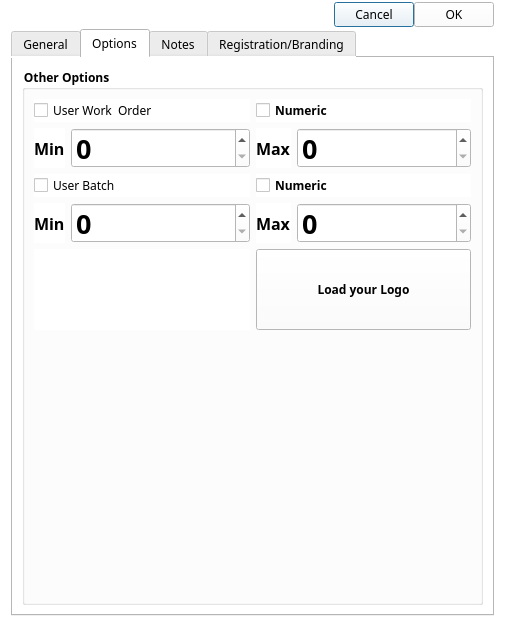
<?xml version="1.0" encoding="UTF-8"?>
<ui version="4.0">
 <class>CustomerSettings</class>
 <widget class="QDialog" name="CustomerSettings">
  <property name="geometry">
   <rect>
    <x>0</x>
    <y>0</y>
    <width>505</width>
    <height>620</height>
   </rect>
  </property>
  <property name="minimumSize">
   <size>
    <width>505</width>
    <height>520</height>
   </size>
  </property>
  <property name="font">
   <font>
    <family>Century Gothic</family>
    <pointsize>9</pointsize>
   </font>
  </property>
  <property name="windowTitle">
   <string>Customer Settings</string>
  </property>
  <property name="windowIcon">
   <iconset>
    <normaloff>images/kabtrak.ico</normaloff>images/kabtrak.ico</iconset>
  </property>
  <property name="styleSheet">
   <string notr="true">background-color: rgb(255, 255, 255);</string>
  </property>
  <property name="modal">
   <bool>true</bool>
  </property>
  <layout class="QGridLayout" name="gridLayout">
   <property name="topMargin">
    <number>2</number>
   </property>
   <property name="bottomMargin">
    <number>2</number>
   </property>
   <property name="verticalSpacing">
    <number>2</number>
   </property>
   <item row="0" column="0">
    <layout class="QHBoxLayout" name="horizontalLayout">
     <item>
      <spacer name="horizontalSpacer">
       <property name="orientation">
        <enum>Qt::Horizontal</enum>
       </property>
       <property name="sizeHint" stdset="0">
        <size>
         <width>40</width>
         <height>20</height>
        </size>
       </property>
      </spacer>
     </item>
     <item>
      <widget class="QPushButton" name="btnCancel">
       <property name="font">
        <font>
         <family>Century Gothic</family>
         <pointsize>9</pointsize>
        </font>
       </property>
       <property name="text">
        <string>Cancel</string>
       </property>
      </widget>
     </item>
     <item>
      <widget class="QPushButton" name="btnOK">
       <property name="font">
        <font>
         <family>Century Gothic</family>
         <pointsize>9</pointsize>
        </font>
       </property>
       <property name="text">
        <string>OK</string>
       </property>
      </widget>
     </item>
    </layout>
   </item>
   <item row="2" column="0">
    <widget class="QWidget" name="keybrd" native="true"/>
   </item>
   <item row="1" column="0">
    <widget class="QTabWidget" name="tabWidget">
     <property name="font">
      <font>
       <family>Century Gothic</family>
       <pointsize>9</pointsize>
      </font>
     </property>
     <property name="focusPolicy">
      <enum>Qt::NoFocus</enum>
     </property>
     <property name="autoFillBackground">
      <bool>false</bool>
     </property>
     <property name="currentIndex">
      <number>1</number>
     </property>
     <property name="iconSize">
      <size>
       <width>32</width>
       <height>32</height>
      </size>
     </property>
     <property name="usesScrollButtons">
      <bool>false</bool>
     </property>
     <widget class="QWidget" name="tabGeneral">
      <property name="sizePolicy">
       <sizepolicy hsizetype="Preferred" vsizetype="Fixed">
        <horstretch>0</horstretch>
        <verstretch>0</verstretch>
       </sizepolicy>
      </property>
      <attribute name="icon">
       <iconset resource="resources.qrc">
        <normaloff>:/images/images/connection_svg.svg</normaloff>:/images/images/connection_svg.svg</iconset>
      </attribute>
      <attribute name="title">
       <string>General</string>
      </attribute>
      <layout class="QGridLayout" name="gridLayout_2">
       <property name="topMargin">
        <number>2</number>
       </property>
       <property name="bottomMargin">
        <number>2</number>
       </property>
       <property name="verticalSpacing">
        <number>2</number>
       </property>
       <item row="0" column="0">
        <layout class="QVBoxLayout" name="verticalLayout">
         <item>
          <widget class="QLabel" name="lblCompanyName">
           <property name="font">
            <font>
             <family>Century Gothic</family>
             <pointsize>9</pointsize>
             <weight>75</weight>
             <bold>true</bold>
            </font>
           </property>
           <property name="text">
            <string>Company Name:</string>
           </property>
          </widget>
         </item>
         <item>
          <widget class="QLineEdit" name="edtCompanyName">
           <property name="sizePolicy">
            <sizepolicy hsizetype="Expanding" vsizetype="Fixed">
             <horstretch>0</horstretch>
             <verstretch>0</verstretch>
            </sizepolicy>
           </property>
           <property name="minimumSize">
            <size>
             <width>0</width>
             <height>25</height>
            </size>
           </property>
           <property name="maximumSize">
            <size>
             <width>16777215</width>
             <height>25</height>
            </size>
           </property>
           <property name="font">
            <font>
             <family>Century Gothic</family>
             <pointsize>9</pointsize>
            </font>
           </property>
          </widget>
         </item>
         <item>
          <widget class="QLabel" name="lblAddress">
           <property name="font">
            <font>
             <family>Century Gothic</family>
             <pointsize>9</pointsize>
             <weight>75</weight>
             <bold>true</bold>
            </font>
           </property>
           <property name="text">
            <string>Address:</string>
           </property>
          </widget>
         </item>
         <item>
          <widget class="QLineEdit" name="edtAddress1">
           <property name="sizePolicy">
            <sizepolicy hsizetype="Expanding" vsizetype="Fixed">
             <horstretch>0</horstretch>
             <verstretch>0</verstretch>
            </sizepolicy>
           </property>
           <property name="minimumSize">
            <size>
             <width>0</width>
             <height>25</height>
            </size>
           </property>
           <property name="maximumSize">
            <size>
             <width>16777215</width>
             <height>25</height>
            </size>
           </property>
           <property name="font">
            <font>
             <family>Century Gothic</family>
             <pointsize>9</pointsize>
            </font>
           </property>
           <property name="frame">
            <bool>false</bool>
           </property>
           <property name="placeholderText">
            <string>Address line 1</string>
           </property>
          </widget>
         </item>
         <item>
          <widget class="QLineEdit" name="edtAddress2">
           <property name="sizePolicy">
            <sizepolicy hsizetype="Expanding" vsizetype="Fixed">
             <horstretch>0</horstretch>
             <verstretch>0</verstretch>
            </sizepolicy>
           </property>
           <property name="minimumSize">
            <size>
             <width>0</width>
             <height>25</height>
            </size>
           </property>
           <property name="maximumSize">
            <size>
             <width>16777215</width>
             <height>25</height>
            </size>
           </property>
           <property name="font">
            <font>
             <family>Century Gothic</family>
             <pointsize>9</pointsize>
            </font>
           </property>
           <property name="styleSheet">
            <string notr="true">border-left-color: rgb(0, 0, 0);
border-top-color: rgb(255, 255, 255);
border-right-color: rgb(0, 0, 0);</string>
           </property>
           <property name="frame">
            <bool>false</bool>
           </property>
           <property name="placeholderText">
            <string>Address line 2</string>
           </property>
           <property name="clearButtonEnabled">
            <bool>false</bool>
           </property>
          </widget>
         </item>
         <item>
          <widget class="QLineEdit" name="edtAddress3">
           <property name="sizePolicy">
            <sizepolicy hsizetype="Expanding" vsizetype="Fixed">
             <horstretch>0</horstretch>
             <verstretch>0</verstretch>
            </sizepolicy>
           </property>
           <property name="minimumSize">
            <size>
             <width>0</width>
             <height>25</height>
            </size>
           </property>
           <property name="maximumSize">
            <size>
             <width>16777215</width>
             <height>25</height>
            </size>
           </property>
           <property name="font">
            <font>
             <family>Century Gothic</family>
             <pointsize>9</pointsize>
            </font>
           </property>
           <property name="frame">
            <bool>false</bool>
           </property>
           <property name="placeholderText">
            <string>Address line 3</string>
           </property>
          </widget>
         </item>
         <item>
          <widget class="QLabel" name="lblContactPerson">
           <property name="font">
            <font>
             <family>Century Gothic</family>
             <pointsize>9</pointsize>
             <weight>75</weight>
             <bold>true</bold>
            </font>
           </property>
           <property name="text">
            <string>Contact Person:</string>
           </property>
          </widget>
         </item>
         <item>
          <widget class="QLineEdit" name="edtContactPerson">
           <property name="sizePolicy">
            <sizepolicy hsizetype="Expanding" vsizetype="Fixed">
             <horstretch>0</horstretch>
             <verstretch>0</verstretch>
            </sizepolicy>
           </property>
           <property name="minimumSize">
            <size>
             <width>0</width>
             <height>25</height>
            </size>
           </property>
           <property name="maximumSize">
            <size>
             <width>16777215</width>
             <height>25</height>
            </size>
           </property>
           <property name="font">
            <font>
             <family>Century Gothic</family>
             <pointsize>9</pointsize>
            </font>
           </property>
           <property name="placeholderText">
            <string>Contact person</string>
           </property>
          </widget>
         </item>
         <item>
          <widget class="QLabel" name="lblContactNumber">
           <property name="font">
            <font>
             <family>Century Gothic</family>
             <pointsize>9</pointsize>
             <weight>75</weight>
             <bold>true</bold>
            </font>
           </property>
           <property name="text">
            <string>Contact Number:</string>
           </property>
          </widget>
         </item>
         <item>
          <widget class="QLineEdit" name="edtContactNumber">
           <property name="sizePolicy">
            <sizepolicy hsizetype="Expanding" vsizetype="Fixed">
             <horstretch>0</horstretch>
             <verstretch>0</verstretch>
            </sizepolicy>
           </property>
           <property name="minimumSize">
            <size>
             <width>0</width>
             <height>25</height>
            </size>
           </property>
           <property name="maximumSize">
            <size>
             <width>16777215</width>
             <height>25</height>
            </size>
           </property>
           <property name="font">
            <font>
             <family>Century Gothic</family>
             <pointsize>9</pointsize>
            </font>
           </property>
          </widget>
         </item>
         <item>
          <widget class="QLabel" name="lblEmail">
           <property name="font">
            <font>
             <family>Century Gothic</family>
             <pointsize>9</pointsize>
             <weight>75</weight>
             <bold>true</bold>
            </font>
           </property>
           <property name="text">
            <string>Email:</string>
           </property>
          </widget>
         </item>
         <item>
          <widget class="QLineEdit" name="edtEmail">
           <property name="sizePolicy">
            <sizepolicy hsizetype="Expanding" vsizetype="Fixed">
             <horstretch>0</horstretch>
             <verstretch>0</verstretch>
            </sizepolicy>
           </property>
           <property name="minimumSize">
            <size>
             <width>0</width>
             <height>25</height>
            </size>
           </property>
           <property name="maximumSize">
            <size>
             <width>16777215</width>
             <height>25</height>
            </size>
           </property>
           <property name="font">
            <font>
             <family>Century Gothic</family>
             <pointsize>9</pointsize>
            </font>
           </property>
           <property name="placeholderText">
            <string>someone@company.com</string>
           </property>
          </widget>
         </item>
        </layout>
       </item>
       <item row="1" column="0">
        <spacer name="verticalSpacer_2">
         <property name="orientation">
          <enum>Qt::Vertical</enum>
         </property>
         <property name="sizeHint" stdset="0">
          <size>
           <width>20</width>
           <height>40</height>
          </size>
         </property>
        </spacer>
       </item>
      </layout>
     </widget>
     <widget class="QWidget" name="tabTail">
      <attribute name="title">
       <string>Options</string>
      </attribute>
      <layout class="QGridLayout" name="gridLayout_5">
       <item row="1" column="0">
        <widget class="QGroupBox" name="gbOptions">
         <property name="sizePolicy">
          <sizepolicy hsizetype="Expanding" vsizetype="Expanding">
           <horstretch>0</horstretch>
           <verstretch>0</verstretch>
          </sizepolicy>
         </property>
         <property name="font">
          <font>
           <family>Century Gothic</family>
           <pointsize>9</pointsize>
           <weight>75</weight>
           <bold>true</bold>
          </font>
         </property>
         <property name="title">
          <string>Other Options</string>
         </property>
         <layout class="QGridLayout" name="gridLayout_4">
          <item row="1" column="0">
           <layout class="QHBoxLayout" name="horizontalLayout_2">
            <property name="sizeConstraint">
             <enum>QLayout::SetMinimumSize</enum>
            </property>
            <item>
             <widget class="QLabel" name="LOGO">
              <property name="sizePolicy">
               <sizepolicy hsizetype="Expanding" vsizetype="Fixed">
                <horstretch>0</horstretch>
                <verstretch>0</verstretch>
               </sizepolicy>
              </property>
              <property name="minimumSize">
               <size>
                <width>0</width>
                <height>81</height>
               </size>
              </property>
              <property name="maximumSize">
               <size>
                <width>281</width>
                <height>81</height>
               </size>
              </property>
              <property name="text">
               <string/>
              </property>
             </widget>
            </item>
            <item>
             <widget class="QPushButton" name="btnLoadLogo">
              <property name="sizePolicy">
               <sizepolicy hsizetype="Expanding" vsizetype="Expanding">
                <horstretch>0</horstretch>
                <verstretch>0</verstretch>
               </sizepolicy>
              </property>
              <property name="maximumSize">
               <size>
                <width>281</width>
                <height>81</height>
               </size>
              </property>
              <property name="font">
               <font>
                <family>Century Gothic</family>
                <pointsize>9</pointsize>
               </font>
              </property>
              <property name="text">
               <string>Load your Logo</string>
              </property>
             </widget>
            </item>
           </layout>
          </item>
          <item row="0" column="0">
           <layout class="QGridLayout" name="gridLayout_3">
            <property name="sizeConstraint">
             <enum>QLayout::SetNoConstraint</enum>
            </property>
            <item row="4" column="0">
             <widget class="QCheckBox" name="cbbatchNumber">
              <property name="font">
               <font>
                <family>Century Gothic</family>
                <pointsize>9</pointsize>
                <weight>50</weight>
                <bold>false</bold>
               </font>
              </property>
              <property name="text">
               <string>User Batch</string>
              </property>
             </widget>
            </item>
            <item row="0" column="1">
             <widget class="QCheckBox" name="cbWorkOrderNumeric">
              <property name="text">
               <string>Numeric</string>
              </property>
             </widget>
            </item>
            <item row="0" column="0">
             <widget class="QCheckBox" name="cbWorkOrder">
              <property name="font">
               <font>
                <family>Century Gothic</family>
                <pointsize>9</pointsize>
                <weight>50</weight>
                <bold>false</bold>
               </font>
              </property>
              <property name="text">
               <string>User Work  Order</string>
              </property>
             </widget>
            </item>
            <item row="4" column="1">
             <widget class="QCheckBox" name="cbBatchNumeric">
              <property name="text">
               <string>Numeric</string>
              </property>
             </widget>
            </item>
            <item row="2" column="0">
             <layout class="QHBoxLayout" name="horizontalLayout_3">
              <item>
               <widget class="QLabel" name="label">
                <property name="sizePolicy">
                 <sizepolicy hsizetype="Preferred" vsizetype="Preferred">
                  <horstretch>0</horstretch>
                  <verstretch>0</verstretch>
                 </sizepolicy>
                </property>
                <property name="font">
                 <font>
                  <pointsize>12</pointsize>
                  <weight>75</weight>
                  <bold>true</bold>
                 </font>
                </property>
                <property name="text">
                 <string>Min</string>
                </property>
               </widget>
              </item>
              <item>
               <widget class="QSpinBox" name="sbWorkOrderMin">
                <property name="sizePolicy">
                 <sizepolicy hsizetype="Expanding" vsizetype="Fixed">
                  <horstretch>0</horstretch>
                  <verstretch>0</verstretch>
                 </sizepolicy>
                </property>
                <property name="minimumSize">
                 <size>
                  <width>0</width>
                  <height>40</height>
                 </size>
                </property>
                <property name="maximumSize">
                 <size>
                  <width>16777215</width>
                  <height>40</height>
                 </size>
                </property>
                <property name="font">
                 <font>
                  <pointsize>20</pointsize>
                 </font>
                </property>
               </widget>
              </item>
             </layout>
            </item>
            <item row="2" column="1">
             <layout class="QHBoxLayout" name="horizontalLayout_4">
              <item>
               <widget class="QLabel" name="label_2">
                <property name="font">
                 <font>
                  <pointsize>12</pointsize>
                  <weight>75</weight>
                  <bold>true</bold>
                 </font>
                </property>
                <property name="text">
                 <string>Max</string>
                </property>
               </widget>
              </item>
              <item>
               <widget class="QSpinBox" name="sbWorkOrderMax">
                <property name="sizePolicy">
                 <sizepolicy hsizetype="Expanding" vsizetype="Fixed">
                  <horstretch>0</horstretch>
                  <verstretch>0</verstretch>
                 </sizepolicy>
                </property>
                <property name="minimumSize">
                 <size>
                  <width>0</width>
                  <height>40</height>
                 </size>
                </property>
                <property name="maximumSize">
                 <size>
                  <width>16777215</width>
                  <height>40</height>
                 </size>
                </property>
                <property name="font">
                 <font>
                  <pointsize>20</pointsize>
                 </font>
                </property>
               </widget>
              </item>
             </layout>
            </item>
            <item row="6" column="0">
             <layout class="QHBoxLayout" name="horizontalLayout_5">
              <item>
               <widget class="QLabel" name="label_3">
                <property name="font">
                 <font>
                  <pointsize>12</pointsize>
                  <weight>75</weight>
                  <bold>true</bold>
                 </font>
                </property>
                <property name="text">
                 <string>Min</string>
                </property>
               </widget>
              </item>
              <item>
               <widget class="QSpinBox" name="sbBatchMin">
                <property name="sizePolicy">
                 <sizepolicy hsizetype="Expanding" vsizetype="Fixed">
                  <horstretch>0</horstretch>
                  <verstretch>0</verstretch>
                 </sizepolicy>
                </property>
                <property name="minimumSize">
                 <size>
                  <width>0</width>
                  <height>40</height>
                 </size>
                </property>
                <property name="maximumSize">
                 <size>
                  <width>16777215</width>
                  <height>40</height>
                 </size>
                </property>
                <property name="font">
                 <font>
                  <pointsize>20</pointsize>
                 </font>
                </property>
               </widget>
              </item>
             </layout>
            </item>
            <item row="6" column="1">
             <layout class="QHBoxLayout" name="horizontalLayout_7">
              <item>
               <widget class="QLabel" name="label_4">
                <property name="font">
                 <font>
                  <pointsize>12</pointsize>
                  <weight>75</weight>
                  <bold>true</bold>
                 </font>
                </property>
                <property name="text">
                 <string>Max</string>
                </property>
               </widget>
              </item>
              <item>
               <widget class="QSpinBox" name="sbBatchMax">
                <property name="sizePolicy">
                 <sizepolicy hsizetype="Expanding" vsizetype="Fixed">
                  <horstretch>0</horstretch>
                  <verstretch>0</verstretch>
                 </sizepolicy>
                </property>
                <property name="minimumSize">
                 <size>
                  <width>0</width>
                  <height>40</height>
                 </size>
                </property>
                <property name="maximumSize">
                 <size>
                  <width>16777215</width>
                  <height>40</height>
                 </size>
                </property>
                <property name="font">
                 <font>
                  <pointsize>20</pointsize>
                 </font>
                </property>
               </widget>
              </item>
             </layout>
            </item>
           </layout>
          </item>
          <item row="2" column="0">
           <spacer name="verticalSpacer">
            <property name="orientation">
             <enum>Qt::Vertical</enum>
            </property>
            <property name="sizeHint" stdset="0">
             <size>
              <width>20</width>
              <height>120</height>
             </size>
            </property>
           </spacer>
          </item>
         </layout>
        </widget>
       </item>
      </layout>
     </widget>
     <widget class="QWidget" name="tab_3">
      <attribute name="icon">
       <iconset resource="resources.qrc">
        <normaloff>:/images/images/document_text.svg</normaloff>:/images/images/document_text.svg</iconset>
      </attribute>
      <attribute name="title">
       <string>Notes</string>
      </attribute>
      <layout class="QGridLayout" name="gridLayout_6">
       <item row="0" column="0">
        <widget class="QPlainTextEdit" name="mmoNotes">
         <property name="font">
          <font>
           <family>Century Gothic</family>
           <pointsize>9</pointsize>
          </font>
         </property>
         <property name="frameShape">
          <enum>QFrame::Box</enum>
         </property>
         <property name="frameShadow">
          <enum>QFrame::Plain</enum>
         </property>
         <property name="plainText">
          <string>qWQWQW</string>
         </property>
         <property name="placeholderText">
          <string>Notes Here</string>
         </property>
        </widget>
       </item>
      </layout>
     </widget>
     <widget class="QWidget" name="tabReg">
      <attribute name="icon">
       <iconset resource="resources.qrc">
        <normaloff>:/images/images/note_text-edit.svg</normaloff>:/images/images/note_text-edit.svg</iconset>
      </attribute>
      <attribute name="title">
       <string>Registration/Branding</string>
      </attribute>
      <layout class="QVBoxLayout" name="verticalLayout_5"/>
     </widget>
    </widget>
   </item>
  </layout>
 </widget>
 <resources>
  <include location="resources.qrc"/>
 </resources>
 <connections/>
</ui>
